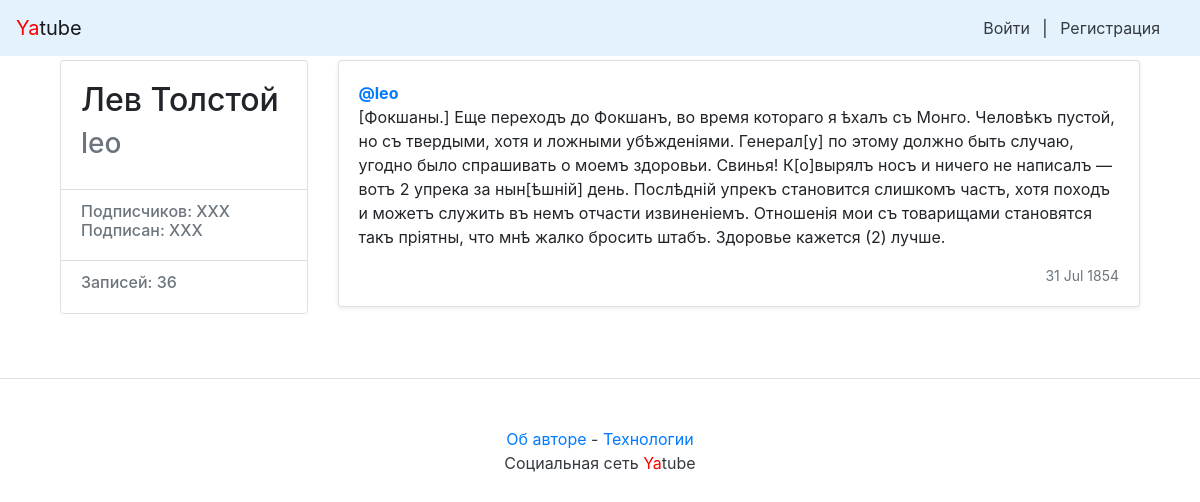
Page /leo/37/ on the committed database.
### posts/models.py (models this page shows)
class Post(models.Model):
    text = models.TextField()
    pub_date = models.DateTimeField("Дата публикации", auto_now_add=True, db_index=True)
    author = models.ForeignKey(User, on_delete=models.CASCADE, related_name="author_posts")
    group = models.ForeignKey(
        Group, on_delete=models.CASCADE, related_name="group_posts", blank=True, null=True
    )
    image = models.ImageField(upload_to='posts/', blank=True, null=True)
    def __str__(self):
        return self.text

### posts/views.py (the view)
# urls.py: path("<username>/<int:post_id>/", views.post_view, name="post"),
def post_view(request, username, post_id):
    author = User.objects.get(username=username)
    posts = Post.objects.filter(author=author)
    total_posts = posts.count()
    post = get_object_or_404(Post, id=post_id, author=author)
    return render(request, "post.html",
                  {'post': post, "author": author, 'total_posts': total_posts})

### posts/templates/post.html (shortened to what this page needs)
<!DOCTYPE html>
<html lang="en">
<head>
</head>
<body>
{% extends "base.html" %}
{% block content %}
<main role="main" class="container">
    <div class="row">
            <div class="col-md-3 mb-3 mt-1">
                <div class="card">
                        <div class="card-body">
                                <div class="h2">
                                    {{author.first_name}} {{author.last_name}}
                                </div>
                                <div class="h3 text-muted">
                                     {{author.username}}
                                </div>
                        </div>
                        <ul class="list-group list-group-flush">
                                <li class="list-group-item">
                                        <div class="h6 text-muted">
                                        Подписчиков: XXX <br />
                                        Подписан: XXX
                                        </div>
                                </li>
                                <li class="list-group-item">
                                        <div class="h6 text-muted">
                                            Записей: {{total_posts}}
                                        </div>
                                </li>
                        </ul>
                </div>
        </div>
        <div class="col-md-9">
                <div class="card mb-3 mt-1 shadow-sm">
                    {% load thumbnail %}
                        <div class="card-body">
                                <p class="card-text">
                                        <a href="/{{author.username}}/"><strong class="d-block text-gray-dark">@{{author.username}}</strong></a>
                                            {{post}}
                                </p>
                                <div class="d-flex justify-content-between align-items-center">
                                        <small class="text-muted">{{ post.pub_date|date:"d M Y" }}</small>
                                </div>
                        </div>
                </div>
     </div>
    </div>
</main>
{% endblock %}

### rows in the picture
Post: text "[Фокшаны.] Еще переходъ до Фокшанъ, во время котораго я ѣхалъ съ Монго. Человѣкъ пустой, но съ твердыми, хотя и ложными убѣжденіями. Генерал[у] по этому должно быть случаю, угодно было спрашивать о моемъ здоровьи. Свинья! К[о]вырялъ носъ и ничего не написалъ — вотъ 2 упрека за нын[ѣшній] день. Послѣдній упрекъ становится слишкомъ частъ, хотя походъ и можетъ служить въ немъ отчасти извиненіемъ. Отношенія мои съ товарищами становятся такъ пріятны, что мнѣ жалко бросить штабъ. Здоровье кажется (2) лучше.", pub_date "31 Jul 1854"

### other values in the picture
{{ author.first_name }} "Лев"
{{ author.last_name }} "Толстой"
{{ author.username }} "leo"
{{ total_posts }} "36"
